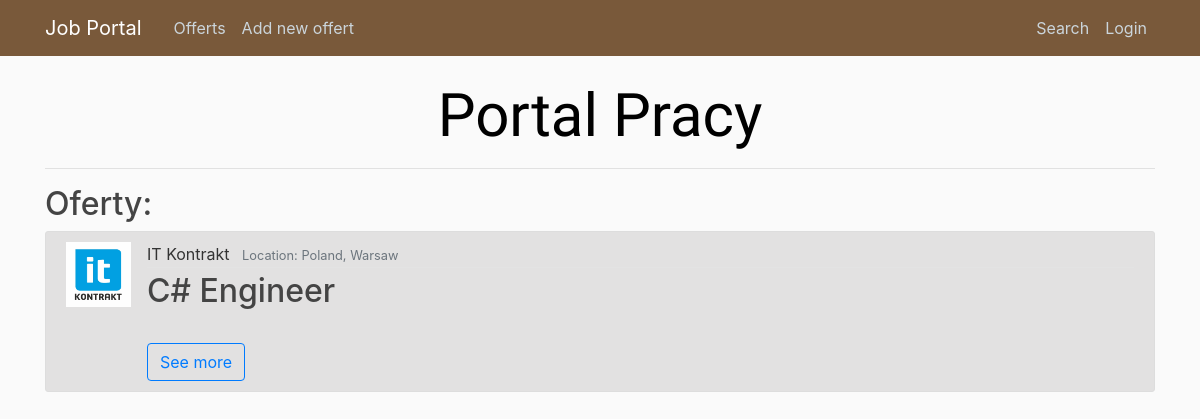
The app's page /offerts/, older data.
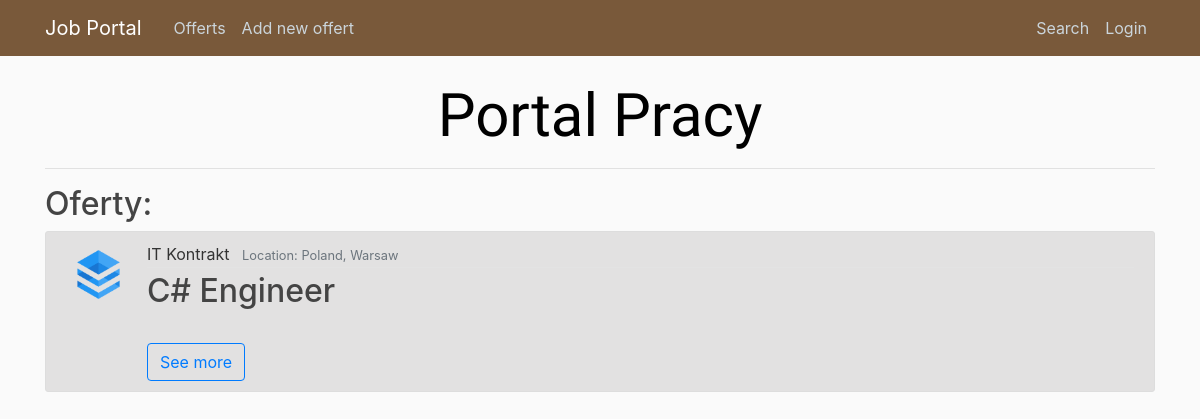
The same page, newer data.
### offerts/models.py (models this page shows, shortened)
class Offert(models.Model):
    author = models.ForeignKey(User, on_delete=models.CASCADE)
    position = models.CharField(max_length = 100)
    agency = models.ForeignKey(Agency, on_delete=models.CASCADE)
    remote = models.BooleanField(default=False)
    per_hour = models.BooleanField("Salary: per hour", default=False)
    min_salary = models.IntegerField(default=0)
    max_salary = models.IntegerField(default=0)
    publication_date = models.DateTimeField(auto_now_add = True)
    expiration_date = models.DateField(null=True, default=None)
    must_have = models.ManyToManyField('Tag')
    nice_to_have = models.CharField(max_length = 1000)
    duties = models.CharField(max_length = 1000)
    benefits = models.CharField(max_length = 1000)
    about = models.TextField(null=True)

class Agency(models.Model):
    company = models.ForeignKey(Company, on_delete=models.CASCADE)
    country = models.CharField(max_length = 100)
    location = models.CharField(max_length = 100)
    address = models.CharField(max_length = 200)
    weppage = models.URLField(null=True)
    email = models.EmailField()
    phone = models.CharField(max_length=15)

class Company(models.Model):
    name = models.CharField(max_length = 200, unique=True)
    logo = models.ImageField(upload_to = "logos/", null=True, default=None)
    webpage = models.URLField(null=True)
    about = models.CharField(max_length = 1000)

### offerts/views.py (the view)
# urls.py: path('', OffertListView.as_view(), name = 'index'),
class OffertListView(ListView):
    model = Offert
    template_name = 'offerts/index.html' # default: <app>/<model>_<viewtype>.html
    context_object_name = 'offerts'
    ordering = ['-publication_date'] # '-' -> from newest to oldest

### offerts/templates/offerts/index.html (shortened to what this page needs)
{% extends 'base.html' %}
{% load static %}
    {% block body %}
      <h1> Portal Pracy </h1>
      <hr>
      <h2> Oferty: </h2>
      {% if offerts %}
        {% for offert in offerts %}
        <article class="media content-section">
        <img class="article-img" src="{{offert.agency.company.logo.url}}" alt="logo">
            <div class="media-body">
                <div class="article-metadata">
                  <a class="mr-2">{{ offert.agency.company.name }}</a>
                  <small class="text-muted">Location: {{ offert.agency.country }}, {{offert.agency.location }}</small>
                </div>
                <h2><a class="article-title">{{ offert.position }}</a></h2>
                <br>
                <a href="{% url 'offerts:details' offert.id %}"><button type="button" class="btn btn-outline-primary">See more</button></a>
        </article>
        {% endfor %}
      {% else %}
        <h3>No offerts available.</h3>
      {% endif %}
    {% endblock %}

Row changes from the older to the newer data that the page shows:
changed through a linked row, Offert "C# Engineer": agency.company.logo: a different picture
